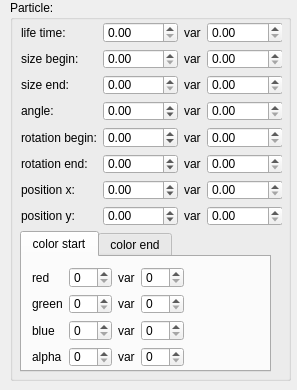
<?xml version="1.0" encoding="UTF-8"?>
<ui version="4.0">
 <class>particle_setting</class>
 <widget class="QWidget" name="particle_setting">
  <property name="geometry">
   <rect>
    <x>0</x>
    <y>0</y>
    <width>297</width>
    <height>390</height>
   </rect>
  </property>
  <property name="windowTitle">
   <string>Form</string>
  </property>
  <widget class="QGroupBox" name="groupBox">
   <property name="geometry">
    <rect>
     <x>10</x>
     <y>0</y>
     <width>281</width>
     <height>381</height>
    </rect>
   </property>
   <property name="title">
    <string>Particle:</string>
   </property>
   <widget class="QTabWidget" name="tabWidget">
    <property name="geometry">
     <rect>
      <x>10</x>
      <y>231</y>
      <width>251</width>
      <height>141</height>
     </rect>
    </property>
    <property name="currentIndex">
     <number>0</number>
    </property>
    <widget class="QWidget" name="m_colorStart">
     <attribute name="title">
      <string>color start</string>
     </attribute>
     <widget class="QWidget" name="layoutWidget">
      <property name="geometry">
       <rect>
        <x>10</x>
        <y>10</y>
        <width>152</width>
        <height>100</height>
       </rect>
      </property>
      <layout class="QGridLayout" name="gridLayout_2">
       <item row="0" column="0">
        <widget class="QLabel" name="m_ls_red">
         <property name="text">
          <string>red</string>
         </property>
        </widget>
       </item>
       <item row="0" column="1">
        <widget class="QSpinBox" name="m_es_redValue">
         <property name="maximum">
          <number>255</number>
         </property>
        </widget>
       </item>
       <item row="0" column="2">
        <widget class="QLabel" name="m_ls_redVar">
         <property name="text">
          <string>var</string>
         </property>
        </widget>
       </item>
       <item row="0" column="3">
        <widget class="QSpinBox" name="m_es_redVar">
         <property name="maximum">
          <number>255</number>
         </property>
        </widget>
       </item>
       <item row="1" column="0">
        <widget class="QLabel" name="m_ls_green">
         <property name="text">
          <string>green</string>
         </property>
        </widget>
       </item>
       <item row="1" column="1">
        <widget class="QSpinBox" name="m_es_greenValue">
         <property name="maximum">
          <number>255</number>
         </property>
        </widget>
       </item>
       <item row="1" column="2">
        <widget class="QLabel" name="m_ls_greenVar">
         <property name="text">
          <string>var</string>
         </property>
        </widget>
       </item>
       <item row="1" column="3">
        <widget class="QSpinBox" name="m_es_greenVar">
         <property name="maximum">
          <number>255</number>
         </property>
        </widget>
       </item>
       <item row="2" column="0">
        <widget class="QLabel" name="m_ls_blue">
         <property name="text">
          <string>blue</string>
         </property>
        </widget>
       </item>
       <item row="2" column="1">
        <widget class="QSpinBox" name="m_es_blueValue">
         <property name="maximum">
          <number>255</number>
         </property>
        </widget>
       </item>
       <item row="2" column="2">
        <widget class="QLabel" name="m_ls_blueVar">
         <property name="text">
          <string>var</string>
         </property>
        </widget>
       </item>
       <item row="2" column="3">
        <widget class="QSpinBox" name="m_es_blueVar">
         <property name="maximum">
          <number>255</number>
         </property>
        </widget>
       </item>
       <item row="3" column="0">
        <widget class="QLabel" name="m_ls_alpha">
         <property name="text">
          <string>alpha</string>
         </property>
        </widget>
       </item>
       <item row="3" column="1">
        <widget class="QSpinBox" name="m_es_alphaValue">
         <property name="maximum">
          <number>255</number>
         </property>
        </widget>
       </item>
       <item row="3" column="2">
        <widget class="QLabel" name="m_ls_alphaVar">
         <property name="text">
          <string>var</string>
         </property>
        </widget>
       </item>
       <item row="3" column="3">
        <widget class="QSpinBox" name="m_es_alphaVar">
         <property name="maximum">
          <number>255</number>
         </property>
        </widget>
       </item>
      </layout>
     </widget>
    </widget>
    <widget class="QWidget" name="m_colorEnd">
     <attribute name="title">
      <string>color end</string>
     </attribute>
     <widget class="QWidget" name="layoutWidget">
      <property name="geometry">
       <rect>
        <x>10</x>
        <y>10</y>
        <width>152</width>
        <height>100</height>
       </rect>
      </property>
      <layout class="QGridLayout" name="gridLayout_3">
       <item row="0" column="0">
        <widget class="QLabel" name="m_le_red">
         <property name="text">
          <string>red</string>
         </property>
        </widget>
       </item>
       <item row="0" column="1">
        <widget class="QSpinBox" name="m_ee_redValue">
         <property name="maximum">
          <number>255</number>
         </property>
        </widget>
       </item>
       <item row="0" column="2">
        <widget class="QLabel" name="m_le_redVar">
         <property name="text">
          <string>var</string>
         </property>
        </widget>
       </item>
       <item row="0" column="3">
        <widget class="QSpinBox" name="m_ee_redVar">
         <property name="maximum">
          <number>255</number>
         </property>
        </widget>
       </item>
       <item row="1" column="0">
        <widget class="QLabel" name="m_le_green">
         <property name="text">
          <string>green</string>
         </property>
        </widget>
       </item>
       <item row="1" column="1">
        <widget class="QSpinBox" name="m_ee_greenValue">
         <property name="maximum">
          <number>255</number>
         </property>
        </widget>
       </item>
       <item row="1" column="2">
        <widget class="QLabel" name="m_le_greenVar">
         <property name="text">
          <string>var</string>
         </property>
        </widget>
       </item>
       <item row="1" column="3">
        <widget class="QSpinBox" name="m_ee_greenVar">
         <property name="maximum">
          <number>255</number>
         </property>
        </widget>
       </item>
       <item row="2" column="0">
        <widget class="QLabel" name="m_le_blue">
         <property name="text">
          <string>blue</string>
         </property>
        </widget>
       </item>
       <item row="2" column="1">
        <widget class="QSpinBox" name="m_ee_blueValue">
         <property name="maximum">
          <number>255</number>
         </property>
        </widget>
       </item>
       <item row="2" column="2">
        <widget class="QLabel" name="m_le_blueVar">
         <property name="text">
          <string>var</string>
         </property>
        </widget>
       </item>
       <item row="2" column="3">
        <widget class="QSpinBox" name="m_ee_blueVar">
         <property name="maximum">
          <number>255</number>
         </property>
        </widget>
       </item>
       <item row="3" column="0">
        <widget class="QLabel" name="m_le_alpha">
         <property name="text">
          <string>alpha</string>
         </property>
        </widget>
       </item>
       <item row="3" column="1">
        <widget class="QSpinBox" name="m_ee_alphaValue">
         <property name="maximum">
          <number>255</number>
         </property>
        </widget>
       </item>
       <item row="3" column="2">
        <widget class="QLabel" name="m_le_alphaVar">
         <property name="text">
          <string>var</string>
         </property>
        </widget>
       </item>
       <item row="3" column="3">
        <widget class="QSpinBox" name="m_ee_alphaVar">
         <property name="maximum">
          <number>255</number>
         </property>
        </widget>
       </item>
      </layout>
     </widget>
    </widget>
   </widget>
   <widget class="QWidget" name="">
    <property name="geometry">
     <rect>
      <x>11</x>
      <y>22</y>
      <width>261</width>
      <height>204</height>
     </rect>
    </property>
    <layout class="QGridLayout" name="gridLayout">
     <item row="0" column="0">
      <widget class="QLabel" name="m_l_lifeTime">
       <property name="text">
        <string>life time:</string>
       </property>
      </widget>
     </item>
     <item row="0" column="1">
      <widget class="QDoubleSpinBox" name="m_e_lifeTimeValue">
       <property name="maximum">
        <double>1000000000.000000000000000</double>
       </property>
      </widget>
     </item>
     <item row="0" column="2">
      <widget class="QLabel" name="m_l_lifeTimeVar">
       <property name="text">
        <string>var</string>
       </property>
      </widget>
     </item>
     <item row="0" column="3">
      <widget class="QDoubleSpinBox" name="m_e_lifeTimeVar">
       <property name="maximum">
        <double>1000000000.000000000000000</double>
       </property>
      </widget>
     </item>
     <item row="1" column="0">
      <widget class="QLabel" name="m_l_sizeBegin">
       <property name="text">
        <string>size begin:</string>
       </property>
      </widget>
     </item>
     <item row="1" column="1">
      <widget class="QDoubleSpinBox" name="m_e_sizeBeginValue">
       <property name="maximum">
        <double>1000000000.000000000000000</double>
       </property>
      </widget>
     </item>
     <item row="1" column="2">
      <widget class="QLabel" name="m_l_sizeBeginVar">
       <property name="text">
        <string>var</string>
       </property>
      </widget>
     </item>
     <item row="1" column="3">
      <widget class="QDoubleSpinBox" name="m_e_sizeBeginVar">
       <property name="maximum">
        <double>1000000000.000000000000000</double>
       </property>
      </widget>
     </item>
     <item row="2" column="0">
      <widget class="QLabel" name="m_l_sizeEnd">
       <property name="text">
        <string>size end:</string>
       </property>
      </widget>
     </item>
     <item row="2" column="1">
      <widget class="QDoubleSpinBox" name="m_e_sizeEndValue">
       <property name="maximum">
        <double>1000000000.000000000000000</double>
       </property>
      </widget>
     </item>
     <item row="2" column="2">
      <widget class="QLabel" name="m_l_sizeEndVar">
       <property name="text">
        <string>var</string>
       </property>
      </widget>
     </item>
     <item row="2" column="3">
      <widget class="QDoubleSpinBox" name="m_e_sizeEndVar">
       <property name="maximum">
        <double>1000000000.000000000000000</double>
       </property>
      </widget>
     </item>
     <item row="3" column="0">
      <widget class="QLabel" name="m_l_angle">
       <property name="text">
        <string>angle:</string>
       </property>
      </widget>
     </item>
     <item row="3" column="1">
      <widget class="QDoubleSpinBox" name="m_e_angleValue">
       <property name="minimum">
        <double>-1000000000.000000000000000</double>
       </property>
       <property name="maximum">
        <double>1000000000.000000000000000</double>
       </property>
      </widget>
     </item>
     <item row="3" column="2">
      <widget class="QLabel" name="m_l_angleVar">
       <property name="text">
        <string>var</string>
       </property>
      </widget>
     </item>
     <item row="3" column="3">
      <widget class="QDoubleSpinBox" name="m_e_angleVar">
       <property name="maximum">
        <double>1000000000.000000000000000</double>
       </property>
      </widget>
     </item>
     <item row="4" column="0">
      <widget class="QLabel" name="m_l_rotationBegin">
       <property name="text">
        <string>rotation begin:</string>
       </property>
      </widget>
     </item>
     <item row="4" column="1">
      <widget class="QDoubleSpinBox" name="m_e_rotateBeginValue">
       <property name="minimum">
        <double>-1000000000.000000000000000</double>
       </property>
       <property name="maximum">
        <double>1000000000.000000000000000</double>
       </property>
      </widget>
     </item>
     <item row="4" column="2">
      <widget class="QLabel" name="m_l_rotationBeginVar">
       <property name="text">
        <string>var</string>
       </property>
      </widget>
     </item>
     <item row="4" column="3">
      <widget class="QDoubleSpinBox" name="m_e_rotateBeginVar">
       <property name="maximum">
        <double>1000000000.000000000000000</double>
       </property>
      </widget>
     </item>
     <item row="5" column="0">
      <widget class="QLabel" name="m_l_rotationEnd">
       <property name="text">
        <string>rotation end:</string>
       </property>
      </widget>
     </item>
     <item row="5" column="1">
      <widget class="QDoubleSpinBox" name="m_e_rotateEndValue">
       <property name="minimum">
        <double>-1000000000.000000000000000</double>
       </property>
       <property name="maximum">
        <double>1000000000.000000000000000</double>
       </property>
      </widget>
     </item>
     <item row="5" column="2">
      <widget class="QLabel" name="m_l_rotationEndVar">
       <property name="text">
        <string>var</string>
       </property>
      </widget>
     </item>
     <item row="5" column="3">
      <widget class="QDoubleSpinBox" name="m_e_rotateEndVar">
       <property name="maximum">
        <double>1000000000.000000000000000</double>
       </property>
      </widget>
     </item>
     <item row="6" column="0">
      <widget class="QLabel" name="m_l_positionX">
       <property name="text">
        <string>position x:</string>
       </property>
      </widget>
     </item>
     <item row="6" column="1">
      <widget class="QDoubleSpinBox" name="m_e_positionXValue">
       <property name="minimum">
        <double>-1000000000.000000000000000</double>
       </property>
       <property name="maximum">
        <double>1000000000.000000000000000</double>
       </property>
      </widget>
     </item>
     <item row="6" column="2">
      <widget class="QLabel" name="m_l_positionXVar">
       <property name="text">
        <string>var</string>
       </property>
      </widget>
     </item>
     <item row="6" column="3">
      <widget class="QDoubleSpinBox" name="m_e_positionXVar">
       <property name="minimum">
        <double>0.000000000000000</double>
       </property>
       <property name="maximum">
        <double>1000000000.000000000000000</double>
       </property>
      </widget>
     </item>
     <item row="7" column="0">
      <widget class="QLabel" name="m_l_positionY">
       <property name="text">
        <string>position y:</string>
       </property>
      </widget>
     </item>
     <item row="7" column="1">
      <widget class="QDoubleSpinBox" name="m_e_positionYValue">
       <property name="minimum">
        <double>-1000000000.000000000000000</double>
       </property>
       <property name="maximum">
        <double>1000000000.000000000000000</double>
       </property>
      </widget>
     </item>
     <item row="7" column="2">
      <widget class="QLabel" name="m_l_positionYVar">
       <property name="text">
        <string>var</string>
       </property>
      </widget>
     </item>
     <item row="7" column="3">
      <widget class="QDoubleSpinBox" name="m_e_positionYVar">
       <property name="maximum">
        <double>1000000000.000000000000000</double>
       </property>
      </widget>
     </item>
    </layout>
   </widget>
  </widget>
 </widget>
 <resources/>
 <connections/>
</ui>
